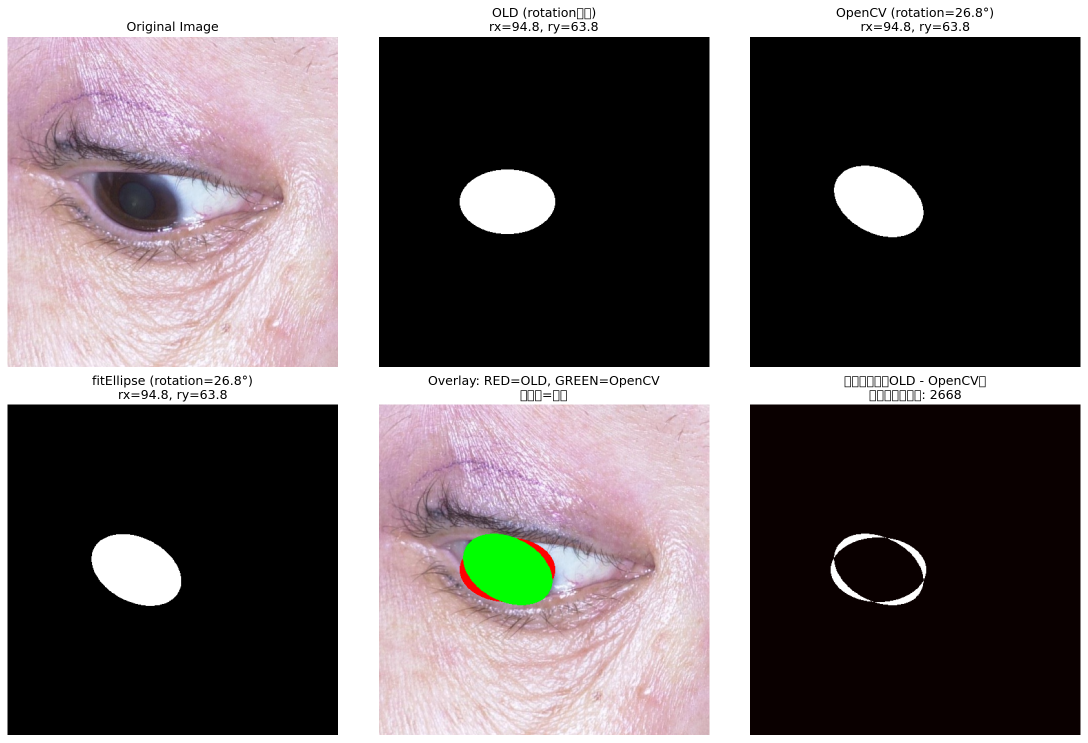
#> input picture ellipse_rotation_comparison.png, 2175 x 1485 px, given in place of e898fa59d8bae18cc2ab4e3a5cd9f015a982ac798852d_L_mask_lid.png, which was not available (shown at 1/2 size)
$ python debug_skeleton_issue.py
#> lines starting #> are read from the running program, lines starting #| are printed output that depends on the picture; after the words box and inside, x2 and y2 are one past the last pixel; in counts of white or black regions, pixels touching at a corner belong together; pictures that were not available may be replaced by others from this repository, and a replacement may not be noted
"""Debug why skeletonization creates endpoints in a closed contour."""
from pathlib import Path
import cv2
import numpy as np
from skimage.morphology import skeletonize
import matplotlib.pyplot as plt


def mask_to_edge(mask_bin: np.ndarray, thickness: int) -> np.ndarray:
#> called with thickness = 1
    bw = (mask_bin > 0).astype(np.uint8)
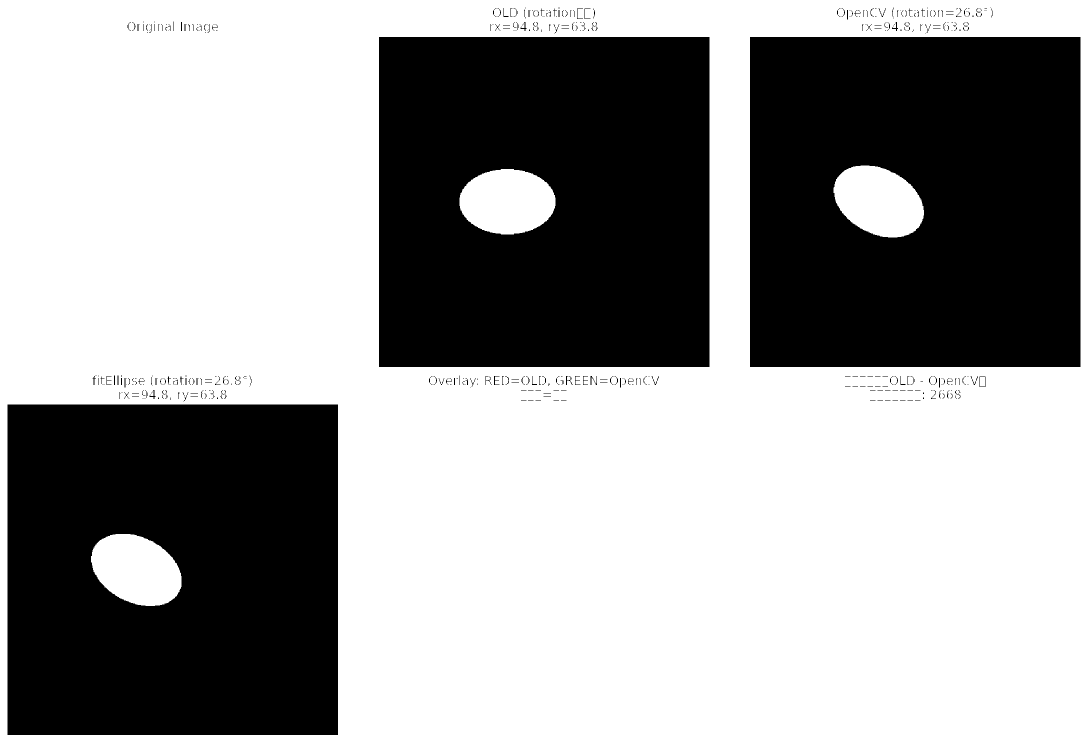
#> bw: shape (1485, 2175) (shown at 1/2 size); values 0 (black) and 1 (white), 61.1% white; 433 black regions (324 under 20 px)
    contours, _ = cv2.findContours(bw, cv2.RETR_EXTERNAL, cv2.CHAIN_APPROX_NONE)
#> contours = 1 contour; box (x1, y1, x2, y2) and area: (0, 0, 2175, 1485) 3226216
    edge = np.zeros_like(bw, dtype=np.uint8)
    if contours:
        cv2.drawContours(edge, contours, -1, 255, thickness=thickness)
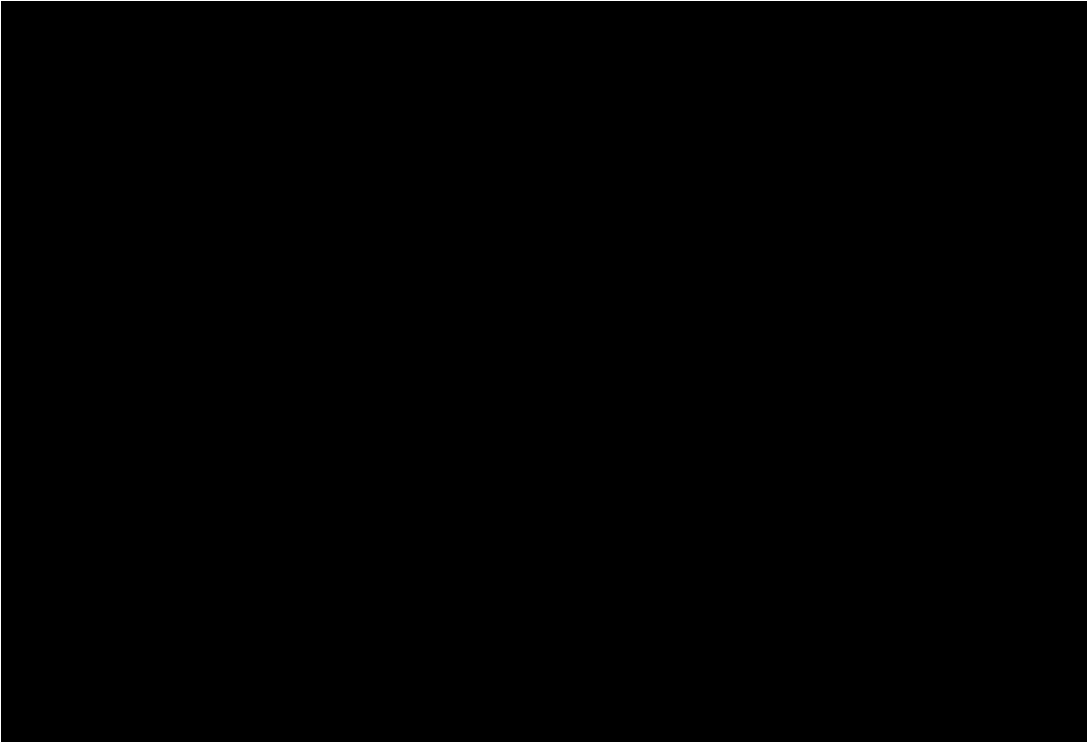
#> edge: shape (1485, 2175) (shown at 1/2 size); 0.23% white in thin lines or dots
    return edge


mask_path = Path("Images/labels_seg/10-20170517-84-125849_4d2044d03d7d74093f5e898fa59d8bae18cc2ab4e3a5cd9f015a982ac798852d_L_mask_lid.png")
mask = cv2.imread(str(mask_path), cv2.IMREAD_GRAYSCALE)

# Get edge with thickness=1
edge = mask_to_edge(mask, thickness=1)

print("=== Edge Analysis ===")
print(f"Edge pixels: {np.count_nonzero(edge)}")
#| Edge pixels: 7316

# Check if edge forms a closed ring
# A closed ring should have all pixels with 2 neighbors
kernel = np.ones((3, 3), dtype=np.uint8)
edge_bin = (edge > 0).astype(np.uint8)
#> edge_bin: shape (1485, 2175); values 0 (black) and 1 (white), 0.23% white in thin lines or dots
neighbor_count = cv2.filter2D(edge_bin, ddepth=-1, kernel=kernel, borderType=cv2.BORDER_CONSTANT)
neighbor_count = neighbor_count - edge_bin  # Subtract self

print(f"\nNeighbor count statistics on edge:")
print(f"  Min neighbors: {neighbor_count[edge_bin > 0].min()}")
#|   Min neighbors: 2
print(f"  Max neighbors: {neighbor_count[edge_bin > 0].max()}")
#|   Max neighbors: 3
unique, counts = np.unique(neighbor_count[edge_bin > 0], return_counts=True)
#> unique = [2, 3]; counts = [7308, 8]
for n, c in zip(unique, counts):
    print(f"  {n} neighbors: {c} pixels ({100*c/np.count_nonzero(edge):.1f}%)")
#> this loop made 2 passes
#> (n, c) on passes 1 to 2: (2, 7308), (3, 8)
#> (printed output is left out)

# Points with 1 neighbor are potential endpoints
potential_endpoints = (edge_bin > 0) & (neighbor_count == 1)
#> potential_endpoints: shape (1485, 2175) bool; every value is 0
print(f"\nPotential endpoints (1 neighbor): {np.count_nonzero(potential_endpoints)}")
#| Potential endpoints (1 neighbor): 0
if np.count_nonzero(potential_endpoints) > 0:
    ys, xs = np.where(potential_endpoints)
    print(f"  Locations: {list(zip(ys[:5], xs[:5]))}")

# Now check skeletonization
print("\n=== Skeletonization Analysis ===")
skel = skeletonize((edge > 0))
#> skel: shape (1485, 2175) bool; 0.23% white in thin lines or dots
skel_u8 = skel.astype(np.uint8)

print(f"Skeleton pixels: {np.count_nonzero(skel)}")
#| Skeleton pixels: 7312

# Skeleton endpoints
skel_neighbor_count = cv2.filter2D(skel_u8, ddepth=-1, kernel=kernel, borderType=cv2.BORDER_CONSTANT)
skel_neighbor_count = skel_neighbor_count - skel_u8
skeleton_endpoints = (skel_u8 > 0) & (skel_neighbor_count == 1)
print(f"Skeleton endpoints: {np.count_nonzero(skeleton_endpoints)}")
#| Skeleton endpoints: 0
if np.count_nonzero(skeleton_endpoints) > 0:
    ys, xs = np.where(skeleton_endpoints)
    print(f"  Locations: {list(zip(ys, xs))}")

# Visualize
fig, axes = plt.subplots(2, 3, figsize=(15, 10))

# Edge
axes[0, 0].imshow(edge, cmap='gray')
axes[0, 0].set_title('Edge (t=1)', fontsize=12, weight='bold')
axes[0, 0].axis('off')

# Edge with neighbor count visualization
edge_rgb = cv2.cvtColor(edge, cv2.COLOR_GRAY2RGB)
#> edge_rgb: shape (1485, 2175, 3); 0.23% white in thin lines or dots
if np.count_nonzero(potential_endpoints) > 0:
    ys, xs = np.where(potential_endpoints)
    for y, x in zip(ys, xs):
        cv2.circle(edge_rgb, (x, y), 3, (255, 0, 0), -1)

axes[0, 1].imshow(edge_rgb)
axes[0, 1].set_title(f'Edge with potential breaks\n({np.count_nonzero(potential_endpoints)} pixels with 1 neighbor)',
                     fontsize=12, color='red' if np.count_nonzero(potential_endpoints) > 0 else 'green')
axes[0, 1].axis('off')

# Neighbor count heatmap on edge
neighbor_map = np.zeros_like(edge, dtype=np.uint8)
neighbor_map[edge > 0] = neighbor_count[edge > 0] * 50
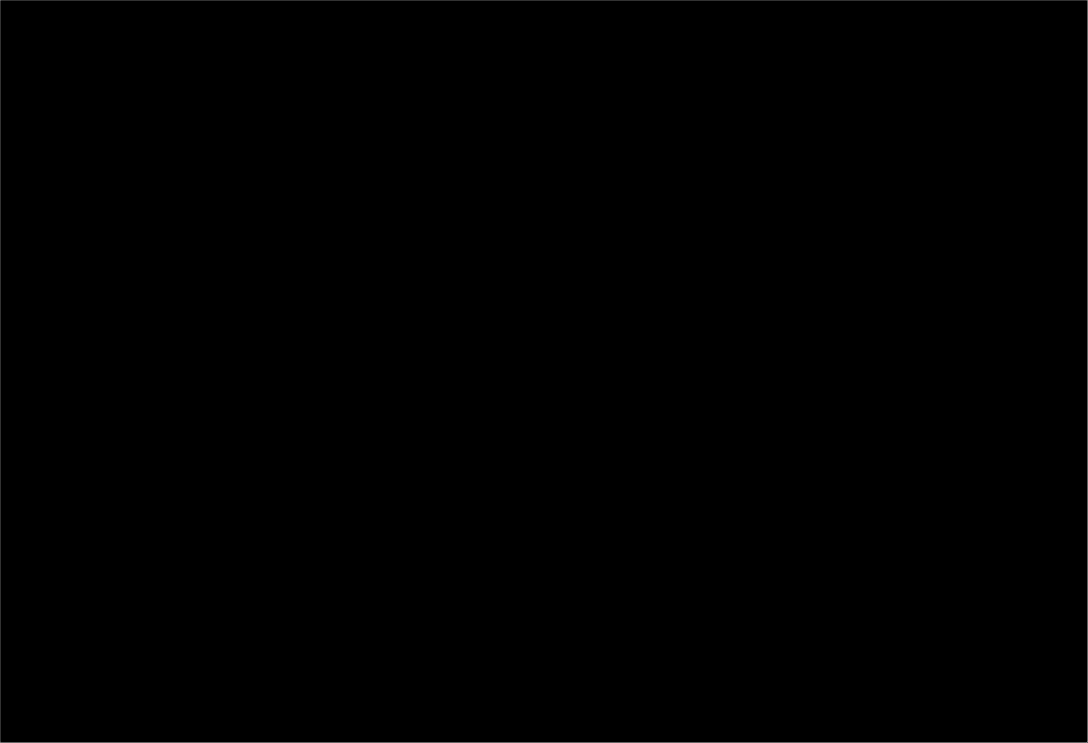
#> neighbor_map: shape (1485, 2175) (shown at 1/2 size); min 0, max 150, mean 0.2
axes[0, 2].imshow(neighbor_map, cmap='hot')
axes[0, 2].set_title('Neighbor count heatmap\n(brighter = more neighbors)', fontsize=12)
axes[0, 2].axis('off')

# Skeleton
skel_vis = (skel * 255).astype(np.uint8)
#> skel_vis: shape (1485, 2175); 0.23% white in thin lines or dots
axes[1, 0].imshow(skel_vis, cmap='gray')
axes[1, 0].set_title('Skeleton', fontsize=12, weight='bold')
axes[1, 0].axis('off')

# Skeleton with endpoints
skel_rgb = cv2.cvtColor(skel_vis, cv2.COLOR_GRAY2RGB)
#> skel_rgb: shape (1485, 2175, 3); 0.23% white in thin lines or dots
if np.count_nonzero(skeleton_endpoints) > 0:
    ys, xs = np.where(skeleton_endpoints)
    for y, x in zip(ys, xs):
        cv2.circle(skel_rgb, (x, y), 5, (255, 0, 0), -1)

axes[1, 1].imshow(skel_rgb)
axes[1, 1].set_title(f'Skeleton with endpoints\n({np.count_nonzero(skeleton_endpoints)} endpoints)',
                     fontsize=12, color='red' if np.count_nonzero(skeleton_endpoints) > 0 else 'green')
axes[1, 1].axis('off')

# Skeleton neighbor count
skel_neighbor_map = np.zeros_like(edge, dtype=np.uint8)
skel_neighbor_map[skel > 0] = skel_neighbor_count[skel > 0] * 50
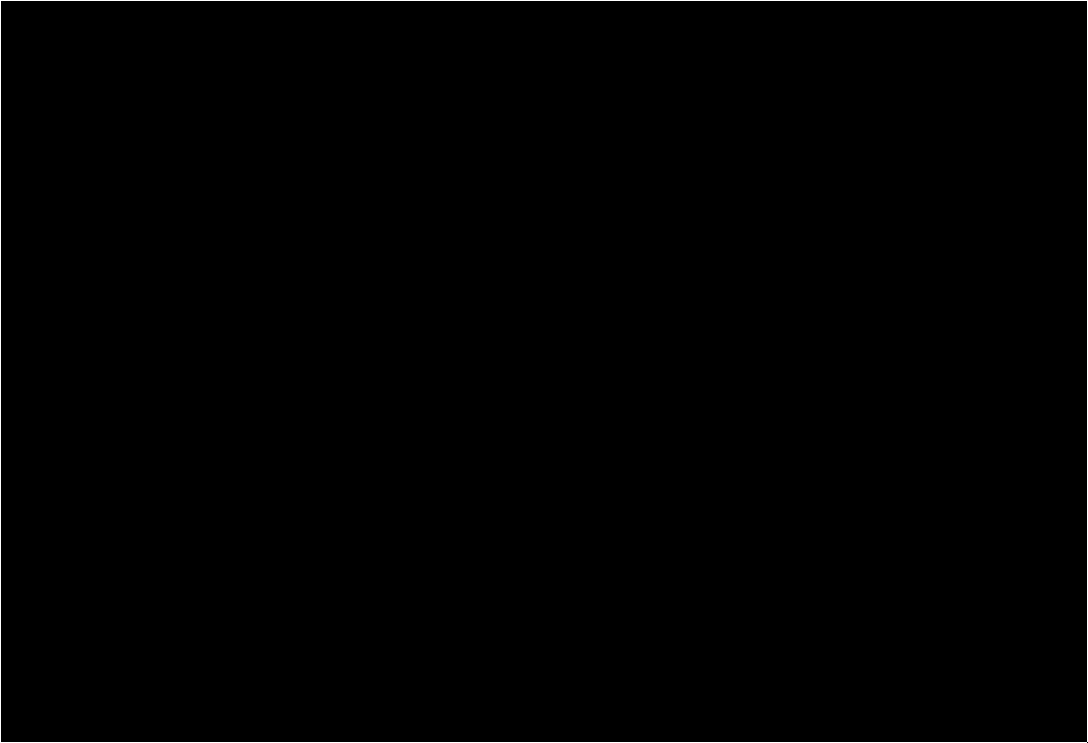
#> skel_neighbor_map: shape (1485, 2175) (shown at 1/2 size); values 0 (black) and 100 (white), 0.23% white in thin lines or dots
axes[1, 2].imshow(skel_neighbor_map, cmap='hot')
axes[1, 2].set_title('Skeleton neighbor count', fontsize=12)
axes[1, 2].axis('off')

plt.suptitle(f'{mask_path.name}\nDebugging skeleton endpoint detection', fontsize=14, weight='bold')
plt.tight_layout()

output_path = Path('skeleton_debug.png')
plt.savefig(output_path, dpi=150, bbox_inches='tight')
print(f"\nSaved to: {output_path}")
plt.close()

$ run again, on endpoint_increase_analysis.png
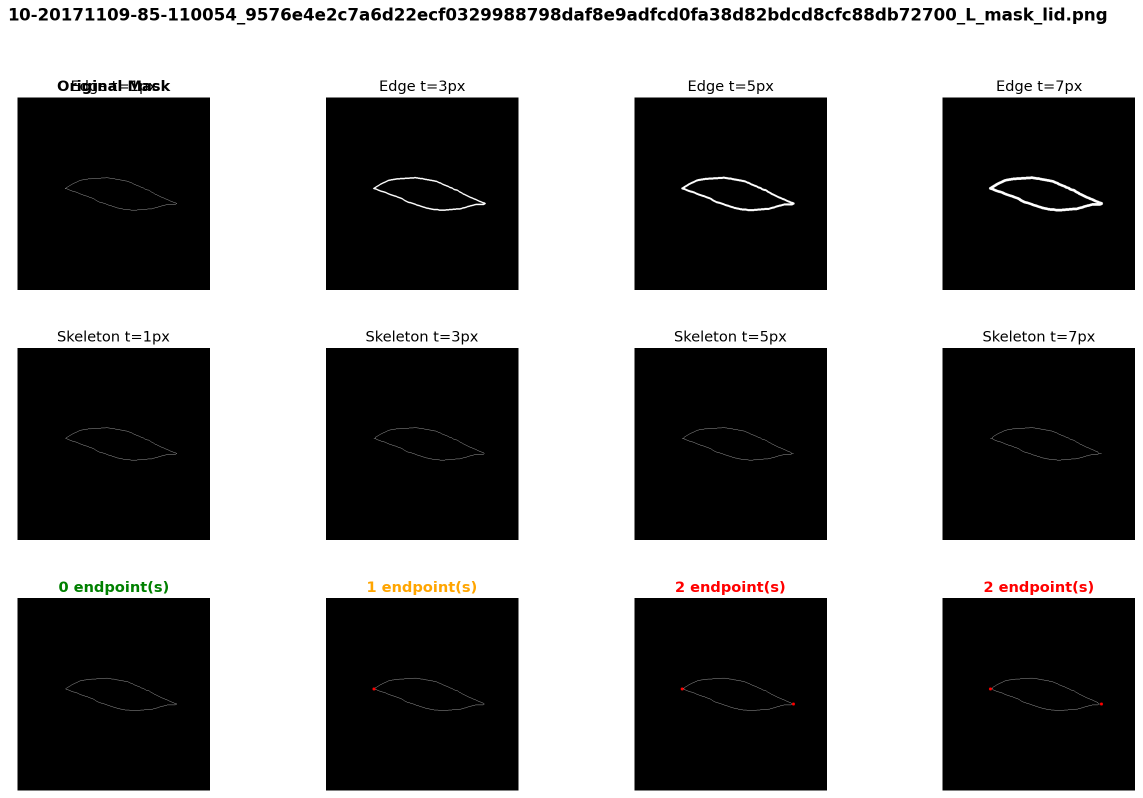
#> input picture endpoint_increase_analysis.png, 2285 x 1596 px, given in place of e898fa59d8bae18cc2ab4e3a5cd9f015a982ac798852d_L_mask_lid.png, which was not available (shown at 1/2 size)
#> in mask_to_edge, `bw = (mask_bin > 0).astype(np.uint8)`:
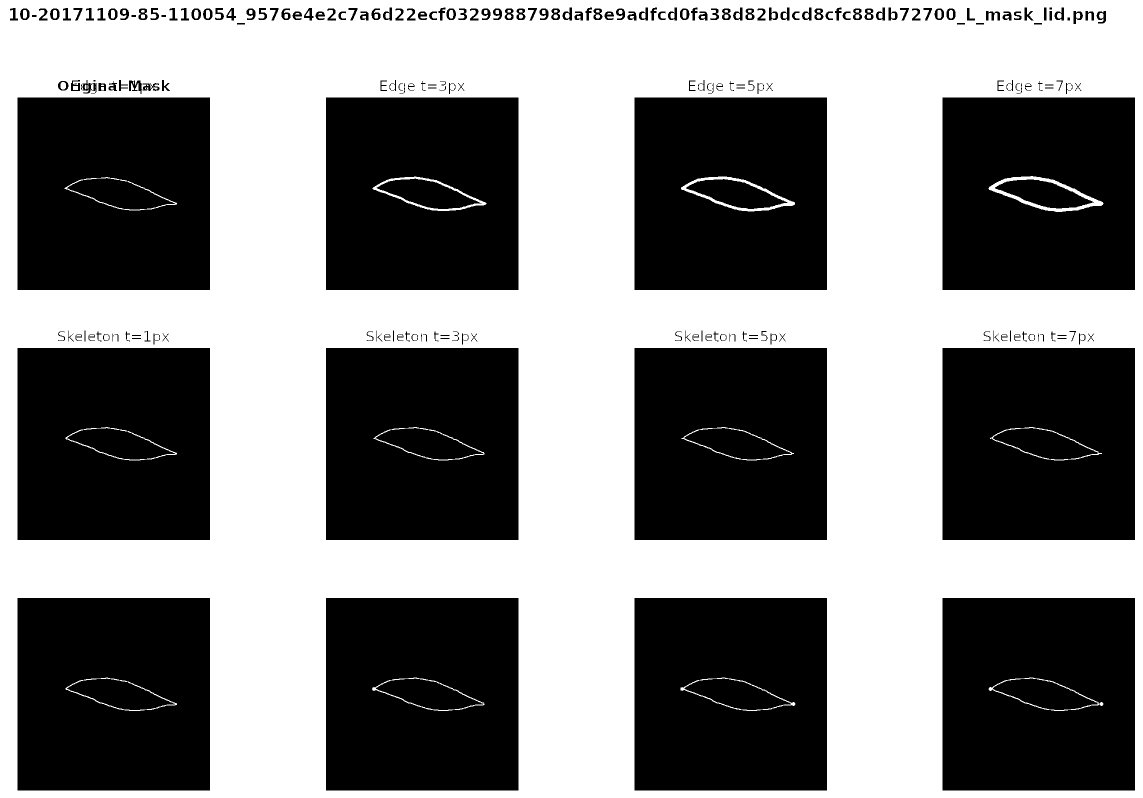
#> bw: shape (1596, 2285) (shown at 1/2 size); values 0 (black) and 1 (white), 51% white; 229 black regions (5 under 20 px)
#> contours = 1 contour; box (x1, y1, x2, y2) and area: (0, 0, 2285, 1596) 3642980
#> edge: shape (1596, 2285); 0.21% white in thin lines or dots
#| Edge pixels: 7758
#> edge_bin: shape (1596, 2285); values 0 (black) and 1 (white), 0.21% white in thin lines or dots
#|   Min neighbors: 2
#|   Max neighbors: 3
#> unique = [2, 3]; counts = [7750, 8]
#> the loop `for n, c in zip(unique, counts):` made 2 passes
#> (n, c) on passes 1 to 2: (2, 7750), (3, 8)
#> (printed output is left out)
#> potential_endpoints: shape (1596, 2285) bool; every value is 0
#| Potential endpoints (1 neighbor): 0
#> skel: shape (1596, 2285) bool; 0.21% white in thin lines or dots
#| Skeleton pixels: 7754
#| Skeleton endpoints: 0
#> edge_rgb: shape (1596, 2285, 3); 0.21% white in thin lines or dots
#> neighbor_map: shape (1596, 2285); min 0, max 150, mean 0.2
#> skel_vis: shape (1596, 2285); 0.21% white in thin lines or dots
#> skel_rgb: shape (1596, 2285, 3); 0.21% white in thin lines or dots
#> `skel_neighbor_map[skel > 0] = skel_neighbor_count[skel > 0] * 50`:
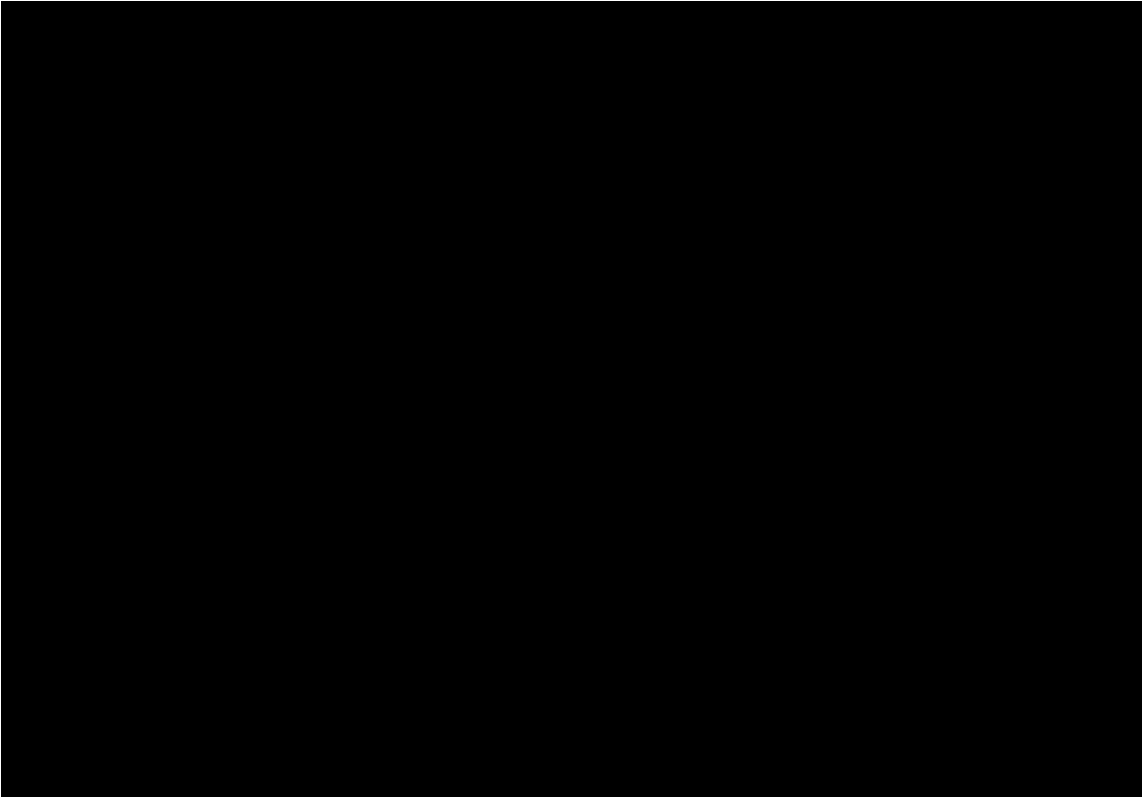
#> skel_neighbor_map: shape (1596, 2285) (shown at 1/2 size); values 0 (black) and 100 (white), 0.21% white in thin lines or dots
